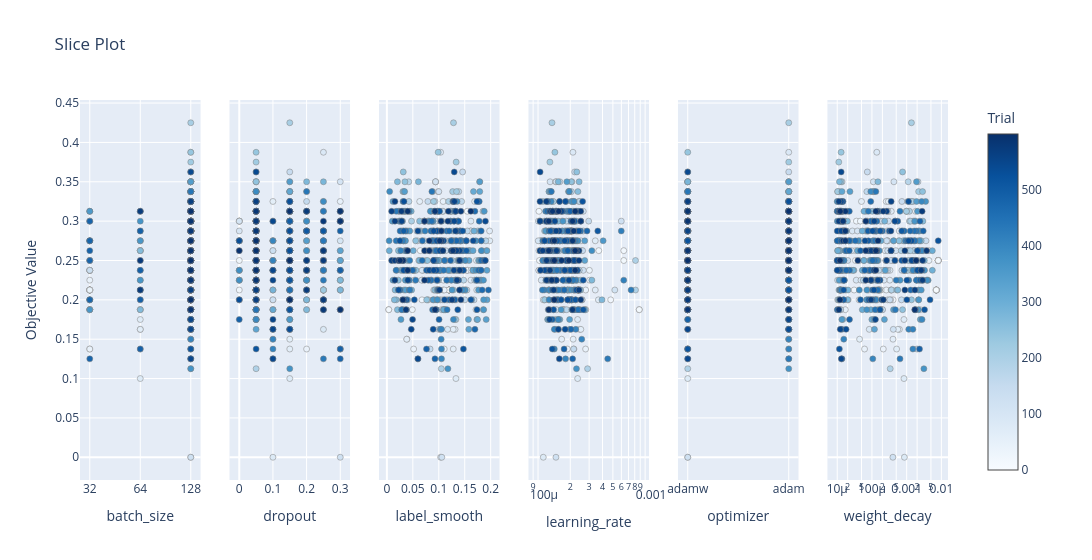

This figure's notebook cell:
### Code cell
fig_slice = plot_slice(study, params=params_to_plot_OPT)
fig_slice.show()

### Figure 1 — Plotly figure (JSON) as saved in the notebook; plotly's stock layout.template omitted (floating-point values rounded to 4 significant figures; data arrays with more than 128 entries replaced by an {"elided": "..."} marker saying what was removed)
{"data": [{"marker": {"color": {"elided": "600 int values"}, "colorbar": {"title": {"text": "Trial"}, "x": 1, "xpad": 40}, "colorscale": [[0, "rgb(247,251,255)"], [0.125, "rgb(222,235,247)"], [0.25, "rgb(198,219,239)"], [0.375, "rgb(158,202,225)"], [0.5, "rgb(107,174,214)"], [0.625, "rgb(66,146,198)"], [0.75, "rgb(33,113,181)"], [0.875, "rgb(8,81,156)"], [1, "rgb(8,48,107)"]], "line": {"color": "Grey", "width": 0.5}, "showscale": true}, "mode": "markers", "name": "Feasible Trial", "showlegend": false, "type": "scatter", "x": {"elided": "600 int values"}, "xaxis": "x", "y": {"elided": "600 float values"}, "yaxis": "y"}, {"marker": {"color": {"elided": "600 int values"}, "colorbar": {"title": {"text": "Trial"}, "x": 1, "xpad": 40}, "colorscale": [[0, "rgb(247,251,255)"], [0.125, "rgb(222,235,247)"], [0.25, "rgb(198,219,239)"], [0.375, "rgb(158,202,225)"], [0.5, "rgb(107,174,214)"], [0.625, "rgb(66,146,198)"], [0.75, "rgb(33,113,181)"], [0.875, "rgb(8,81,156)"], [1, "rgb(8,48,107)"]], "line": {"color": "Grey", "width": 0.5}, "showscale": false}, "mode": "markers", "name": "Feasible Trial", "showlegend": false, "type": "scatter", "x": {"elided": "600 float values"}, "xaxis": "x2", "y": {"elided": "600 float values"}, "yaxis": "y2"}, {"marker": {"color": {"elided": "600 int values"}, "colorbar": {"title": {"text": "Trial"}, "x": 1, "xpad": 40}, "colorscale": [[0, "rgb(247,251,255)"], [0.125, "rgb(222,235,247)"], [0.25, "rgb(198,219,239)"], [0.375, "rgb(158,202,225)"], [0.5, "rgb(107,174,214)"], [0.625, "rgb(66,146,198)"], [0.75, "rgb(33,113,181)"], [0.875, "rgb(8,81,156)"], [1, "rgb(8,48,107)"]], "line": {"color": "Grey", "width": 0.5}, "showscale": false}, "mode": "markers", "name": "Feasible Trial", "showlegend": false, "type": "scatter", "x": {"elided": "600 float values"}, "xaxis": "x3", "y": {"elided": "600 float values"}, "yaxis": "y3"}, {"marker": {"color": {"elided": "600 int values"}, "colorbar": {"title": {"text": "Trial"}, "x": 1, "xpad": 40}, "colorscale": [[0, "rgb(247,251,255)"], [0.125, "rgb(222,235,247)"], [0.25, "rgb(198,219,239)"], [0.375, "rgb(158,202,225)"], [0.5, "rgb(107,174,214)"], [0.625, "rgb(66,146,198)"], [0.75, "rgb(33,113,181)"], [0.875, "rgb(8,81,156)"], [1, "rgb(8,48,107)"]], "line": {"color": "Grey", "width": 0.5}, "showscale": false}, "mode": "markers", "name": "Feasible Trial", "showlegend": false, "type": "scatter", "x": {"elided": "600 float values"}, "xaxis": "x4", "y": {"elided": "600 float values"}, "yaxis": "y4"}, {"marker": {"color": {"elided": "600 int values"}, "colorbar": {"title": {"text": "Trial"}, "x": 1, "xpad": 40}, "colorscale": [[0, "rgb(247,251,255)"], [0.125, "rgb(222,235,247)"], [0.25, "rgb(198,219,239)"], [0.375, "rgb(158,202,225)"], [0.5, "rgb(107,174,214)"], [0.625, "rgb(66,146,198)"], [0.75, "rgb(33,113,181)"], [0.875, "rgb(8,81,156)"], [1, "rgb(8,48,107)"]], "line": {"color": "Grey", "width": 0.5}, "showscale": false}, "mode": "markers", "name": "Feasible Trial", "showlegend": false, "type": "scatter", "x": {"elided": "600 str values"}, "xaxis": "x5", "y": {"elided": "600 float values"}, "yaxis": "y5"}, {"marker": {"color": {"elided": "600 int values"}, "colorbar": {"title": {"text": "Trial"}, "x": 1, "xpad": 40}, "colorscale": [[0, "rgb(247,251,255)"], [0.125, "rgb(222,235,247)"], [0.25, "rgb(198,219,239)"], [0.375, "rgb(158,202,225)"], [0.5, "rgb(107,174,214)"], [0.625, "rgb(66,146,198)"], [0.75, "rgb(33,113,181)"], [0.875, "rgb(8,81,156)"], [1, "rgb(8,48,107)"]], "line": {"color": "Grey", "width": 0.5}, "showscale": false}, "mode": "markers", "name": "Feasible Trial", "showlegend": false, "type": "scatter", "x": {"elided": "600 float values"}, "xaxis": "x6", "y": {"elided": "600 float values"}, "yaxis": "y6"}], "layout": {"title": {"text": "Slice Plot"}, "width": 1800, "xaxis": {"anchor": "y", "categoryarray": [32, 64, 128], "categoryorder": "array", "domain": [0, 0.1389], "title": {"text": "batch_size"}, "type": "category"}, "xaxis2": {"anchor": "y2", "domain": [0.1722, 0.3111], "title": {"text": "dropout"}}, "xaxis3": {"anchor": "y3", "domain": [0.3444, 0.4833], "title": {"text": "label_smooth"}}, "xaxis4": {"anchor": "y4", "domain": [0.5167, 0.6556], "title": {"text": "learning_rate"}, "type": "log"}, "xaxis5": {"anchor": "y5", "categoryarray": ["adamw", "adam"], "categoryorder": "array", "domain": [0.6889, 0.8278], "title": {"text": "optimizer"}, "type": "category"}, "xaxis6": {"anchor": "y6", "domain": [0.8611, 1], "title": {"text": "weight_decay"}, "type": "log"}, "yaxis": {"anchor": "x", "domain": [0, 1], "title": {"text": "Objective Value"}}, "yaxis2": {"anchor": "x2", "domain": [0, 1], "matches": "y", "showticklabels": false}, "yaxis3": {"anchor": "x3", "domain": [0, 1], "matches": "y", "showticklabels": false}, "yaxis4": {"anchor": "x4", "domain": [0, 1], "matches": "y", "showticklabels": false}, "yaxis5": {"anchor": "x5", "domain": [0, 1], "matches": "y", "showticklabels": false}, "yaxis6": {"anchor": "x6", "domain": [0, 1], "matches": "y", "showticklabels": false}}}
